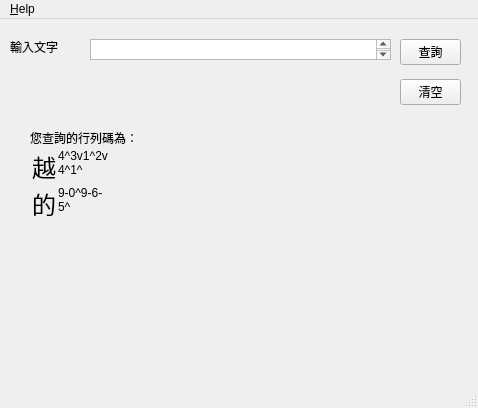
<?xml version="1.0" encoding="UTF-8"?>
<ui version="4.0">
 <class>MainWindow</class>
 <widget class="QMainWindow" name="MainWindow">
  <property name="geometry">
   <rect>
    <x>0</x>
    <y>0</y>
    <width>478</width>
    <height>408</height>
   </rect>
  </property>
  <property name="windowTitle">
   <string>findarray30code - 行列30查碼</string>
  </property>
  <widget class="QWidget" name="centralwidget">
   <widget class="QTextEdit" name="textEdit">
    <property name="geometry">
     <rect>
      <x>90</x>
      <y>20</y>
      <width>301</width>
      <height>21</height>
     </rect>
    </property>
   </widget>
   <widget class="QLabel" name="label">
    <property name="geometry">
     <rect>
      <x>10</x>
      <y>20</y>
      <width>66</width>
      <height>15</height>
     </rect>
    </property>
    <property name="text">
     <string>輸入文字</string>
    </property>
   </widget>
   <widget class="QPushButton" name="pushButton">
    <property name="geometry">
     <rect>
      <x>400</x>
      <y>20</y>
      <width>61</width>
      <height>26</height>
     </rect>
    </property>
    <property name="text">
     <string>查詢</string>
    </property>
   </widget>
   <widget class="QPushButton" name="pushButton_2">
    <property name="geometry">
     <rect>
      <x>400</x>
      <y>60</y>
      <width>61</width>
      <height>26</height>
     </rect>
    </property>
    <property name="text">
     <string>清空</string>
    </property>
   </widget>
   <widget class="QLabel" name="label_2">
    <property name="geometry">
     <rect>
      <x>30</x>
      <y>110</y>
      <width>421</width>
      <height>211</height>
     </rect>
    </property>
    <property name="text">
     <string>&lt;html&gt;&lt;head/&gt;&lt;body&gt;&lt;p&gt;您查詢的行列碼為：
&lt;table style=&quot;vertical-align:top;&quot;&gt;
&lt;tr&gt;
&lt;td&gt;&lt;span style=&quot; font-size:18pt;&quot;&gt;越&lt;/span&gt;&lt;/td&gt;
&lt;td &gt;4^3v1^2v&lt;br/&gt;4^1^&lt;/td&gt;
&lt;/tr&gt;
&lt;tr&gt;
&lt;td&gt;&lt;span style=&quot; font-size:18pt;&quot;&gt;的&lt;/span&gt;&lt;/td&gt;
&lt;td &gt;9-0^9-6-&lt;br/&gt;5^&lt;/td&gt;
&lt;/tr&gt;
&lt;/table&gt;
&lt;/html&gt;</string>
    </property>
    <property name="textFormat">
     <enum>Qt::AutoText</enum>
    </property>
    <property name="alignment">
     <set>Qt::AlignLeading|Qt::AlignLeft|Qt::AlignTop</set>
    </property>
    <property name="margin">
     <number>-2</number>
    </property>
    <property name="textInteractionFlags">
     <set>Qt::LinksAccessibleByKeyboard|Qt::LinksAccessibleByMouse|Qt::TextBrowserInteraction|Qt::TextSelectableByKeyboard|Qt::TextSelectableByMouse</set>
    </property>
   </widget>
  </widget>
  <widget class="QMenuBar" name="menubar">
   <property name="geometry">
    <rect>
     <x>0</x>
     <y>0</y>
     <width>478</width>
     <height>21</height>
    </rect>
   </property>
   <widget class="QMenu" name="menu_Help">
    <property name="title">
     <string>&amp;Help</string>
    </property>
    <addaction name="action_About"/>
   </widget>
   <addaction name="menu_Help"/>
  </widget>
  <widget class="QStatusBar" name="statusbar"/>
  <action name="action_About">
   <property name="text">
    <string>&amp;About...</string>
   </property>
  </action>
 </widget>
 <resources/>
 <connections/>
</ui>
